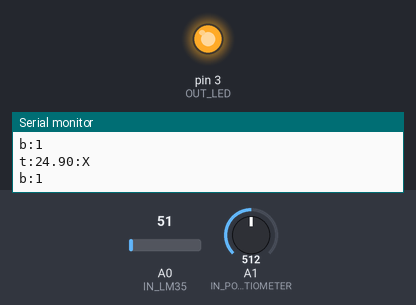
This sketch was run on a simulated Arduino Uno, built with avr-gcc and run on an emulated ATmega328P. Parts: output pins drawn as LEDs (lit = HIGH), the last lines printed to the serial monitor. Inputs (shaded band) come from the test bench; at power-on: A1 (IN_POTENTIOMETER) = 512, A0 (IN_LM35) = 51.

Above: at 1.8 s.
1.9 s: A1 (IN_POTENTIOMETER) set to 418
3.4 s: A1 (IN_POTENTIOMETER) set to 387
At 4.7 s:
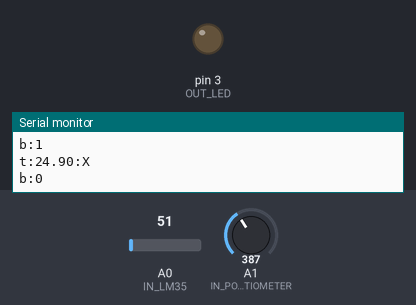
5.5 s: A0 (IN_LM35) set to 61
At 6.3 s:
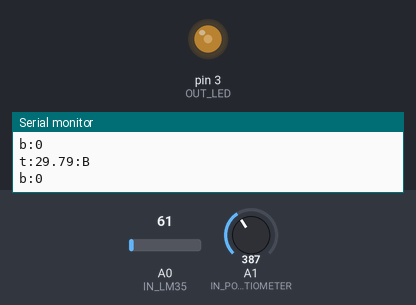
7.5 s: A0 (IN_LM35) set to 67
At 9.1 s:
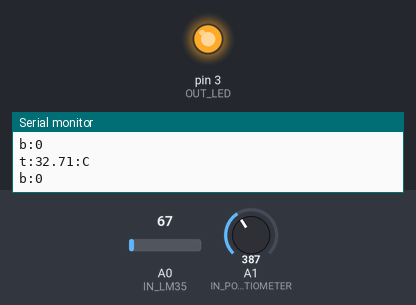
Timing chart, 0 to 10.5 s (numbered marks = the images above; inputs shaded):
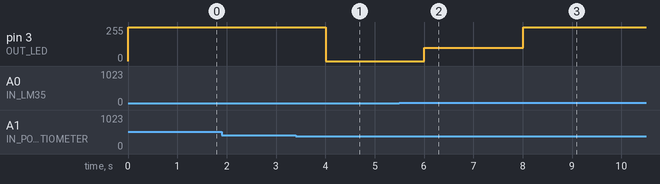

Measured:
- the behaviour switches between 400 and 399 on A1 (IN_POTENTIOMETER) (found by bisection; images 0 and 1)
- the behaviour switches between 61 and 62 on A0 (IN_LM35) (found by bisection; images 2 and 3)
- after the input at 3.4 s, pin 3 (OUT_LED): 255/255 → 0/255 after 0.60 s
- after the input at 5.5 s, pin 3 (OUT_LED): 0/255 → 100/255 after 0.51 s
- after the input at 7.5 s, pin 3 (OUT_LED): 100/255 → 255/255 after 0.51 s

The sketch:

Fire-Arduino.ino
```cpp
#define IN_LM35 A0
#define IN_POTENTIOMETER A1
#define OUT_LED 3
#define THRESHOLD_A 26
#define THRESHOLD_B 28
#define THRESHOLD_C 30
#define THRESHOLD_POTEN 400

void setup() {
  // Pin Setup - OUTPUT
  pinMode(OUT_LED, OUTPUT);

  // Serial Setup
  Serial.begin(9600);

}

void loop() {
  int led = 0;
  char fire_level = 'X';
  bool box_opened = false;

  // Input
  int raw_potentiometer = analogRead(IN_POTENTIOMETER);
  int raw_lm35 = analogRead(IN_LM35);

  // Calculate Temperature
  float temp = (5.0 * raw_lm35 * 100) / 1024;

  // Set LED Value
  if (temp >= THRESHOLD_C) {
    fire_level = 'C';
    led = 255;
  }
  else if (temp >= THRESHOLD_B) {
    fire_level = 'B';
    led = 100;
  }
  else if (temp >= THRESHOLD_A) {
    fire_level = 'A';
    led = 10;
  }

  // Set Box Value
  if (raw_potentiometer >= THRESHOLD_POTEN) {
    box_opened = true;
    led = 255;
  }

  // Output - Write Values to LED
  analogWrite(OUT_LED, led);

  // Output - Write Temperature and Fire Level to Serial
  Serial.print("t");
  Serial.print(":");
  Serial.print(temp);
  Serial.print(":");
  Serial.print(fire_level);
  Serial.println();

  // Output - Write Box Status to Serial
  Serial.print("b:");
  Serial.print(box_opened);
  Serial.println();

  // Delay
  delay(1000);

}
```
